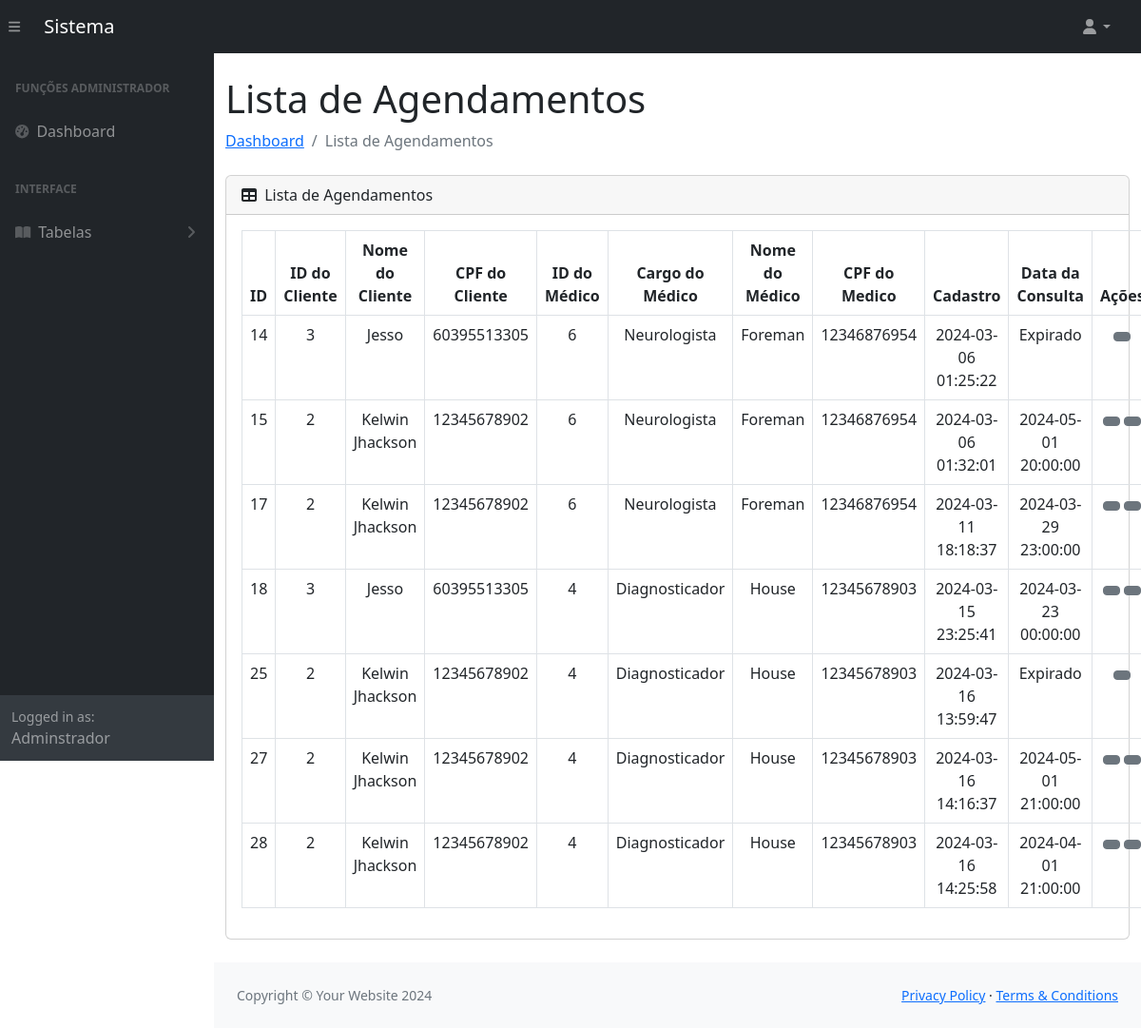
The page /sistema.php?pagina=listarAgendamentos (signed in) on the database its author committed.
### tables this page shows
CREATE TABLE `agendamentos` (
  `id` int NOT NULL,
  `idCliente` int NOT NULL,
  `nomeCliente` varchar(40) NOT NULL,
  `emailCliente` varchar(40) NOT NULL,
  `cpfCliente` varchar(15) NOT NULL,
  `idMedico` int NOT NULL,
  `cargoMedico` varchar(50) NOT NULL,
  `nomeMedico` varchar(50) NOT NULL,
  `cpfMedico` varchar(15) NOT NULL,
  `criadoEm` timestamp NOT NULL DEFAULT CURRENT_TIMESTAMP,
  `dataConsulta` timestamp NULL DEFAULT NULL,
  `isDeleted` varchar(1) DEFAULT NULL
);

### sistema.php (called while the page is built, shortened)
<?php
    include_once 'controllers/validate.php';
    function pageContent(){
        validarPagina();
    }
    include_once 'views/layout.php';
?>

### models/Manager.php (called while the page is built, shortened)
<?php
	class Manager extends Connect{
		public function select_common($table, $fields, $filters, $query_extra){
			$pdo = parent::get_instance();
			$query = "SELECT ";
			if($fields != null){
				$query .= implode(", ", $fields);
			}else{
				$query .= "*";
			}
			$query .= " FROM $table";
			$statement = $pdo->prepare($query);
			$statement->execute();
			$data = [];
			if($statement->rowCount()){
				while($result = $statement->fetch(PDO::FETCH_ASSOC)){
					$data[] = $result;
				}
			}else{
				return false;
			}
			return $data;
		}
	}
?>

### views/modulos/agendamentos/lista.php (the view, shortened to what this page needs)
<?php
$dataAtual = date("Y-m-d H:i:s");
$dataAtual = strtotime($dataAtual);
?>
<div class="container-fluid">
    <h1 class="mt-4"><?= $titleSection; ?></h1>
    <ol class="breadcrumb mb-4">
        <li class="breadcrumb-item"><a href="#">Dashboard</a></li>
        <li class="breadcrumb-item active"><?= $titleSection; ?></li>
    </ol>
    <div class="card mb-4">
        <div class="card-header">
            <i class="fas fa-table me-1"></i>
            <?= $titleSection; ?>
        </div>
        <div class="card-body">
            <table class="table table-bordered table-hover table-stripped text-center" id="datatablesSimple">
                <thead class="text-center">
                    <?php if (!($_SESSION[sha1("user_data")][0]["tipoAcesso"] == "cliente")) : ?>
                        <th>ID</th>
                        <th>ID do Cliente</th>
                        <th>Nome do Cliente</th>
                        <th>CPF do Cliente</th>
                        <?php if (!($_SESSION[sha1("user_data")][0]["tipoAcesso"] == "medico")) : ?>
                            <th>ID do Médico</th>
                        <?php endif; ?>
                    <?php endif; ?>
                    <?php if (!($_SESSION[sha1("user_data")][0]["tipoAcesso"] == "medico")) : ?>
                        <th>Cargo do Médico</th>
                        <th>Nome do Médico</th>
                        <th>CPF do Medico</th>
                    <?php endif; ?>
                    <th> Cadastro </th>
                    <th>Data da Consulta</th>
                    <th>Ações</th>
                </thead>
                <tbody>
                    <?php foreach ($lista as $l) : ?>
                        <tr>
                                <?php if ($_SESSION[sha1("user_data")][0]["tipoAcesso"] == "cliente" && $l['nomeCliente'] == $_SESSION[sha1("user_data")][0]["nome"]) : ?>
                                    <td><?= $l['cargoMedico']; ?></td>
                                    <td><?= $l['nomeMedico']; ?></td>
                                    <td><?= $l['cpfMedico']; ?></td>
                                    <td><?= $l['criadoEm']; ?></td>
                                    <td>
                                        <?php if ($dataAtual > strtotime($l['dataConsulta'])) : ?>
                                            Expirado
                                        <?php elseif ($dataAtual <= strtotime($l['dataConsulta'])) : ?>
                                            <?= $l['dataConsulta'] ?>
                                        <?php endif; ?>
                                    </td>
                                    <td>
                                <?php elseif ($_SESSION[sha1("user_data")][0]["tipoAcesso"] == "admin") : ?>
                                    <td><?= $l['id']; ?></td>
                                    <td><?= $l['idCliente']; ?></td>
                                    <td><?= $l['nomeCliente']; ?></td>
                                    <td><?= $l['cpfCliente']; ?></td>
                                    <td><?= $l['idMedico']; ?></td>
                                    <td><?= $l['cargoMedico']; ?></td>
                                    <td><?= $l['nomeMedico']; ?></td>
                                    <td><?= $l['cpfMedico']; ?></td>
                                    <td><?= $l['criadoEm']; ?></td>
                                    <td>
                                        <?php if ($dataAtual > strtotime($l['dataConsulta'])) : ?>
                                            Expirado
                                        <?php elseif ($dataAtual <= strtotime($l['dataConsulta'])) : ?>
                                            <?= $l['dataConsulta'] ?>
                                        <?php endif; ?>
                                    </td>
                                    <td>
                                <?php endif; ?>
                                <?php if (!($dataAtual > strtotime($l['dataConsulta']))) : ?>
                                    <a href="?pagina=atualizarAgendamento&id=<?= $l['id'] ?>" class="btn btn-sm btn-secondary">
                                    </a>
                                <?php endif; ?>
                                <button class="btn btn-sm btn-secondary" data-bs-toggle="modal" data-bs-target="#exampleModal-<?= $l['id']; ?>">
                                </button>
                                </td>
                        </tr>
                    <?php endforeach; ?>
                </tbody>
            </table>
        </div>
    </div>
</div>

### rows shown on the page
agendamentos: id "14", idCliente "3", nomeCliente "Jesso", cpfCliente "60395513305", idMedico "6", cargoMedico "Neurologista", nomeMedico "Foreman", cpfMedico "12346876954", criadoEm "2024-03-06 01:25:22", shows "Expirado"
agendamentos: id "15", idCliente "2", nomeCliente "Kelwin Jhackson", cpfCliente "12345678902", idMedico "6", cargoMedico "Neurologista", nomeMedico "Foreman", cpfMedico "12346876954", criadoEm "2024-03-06 01:32:01", dataConsulta "2024-05-01 20:00:00"
agendamentos: id "17", idCliente "2", nomeCliente "Kelwin Jhackson", cpfCliente "12345678902", idMedico "6", cargoMedico "Neurologista", nomeMedico "Foreman", cpfMedico "12346876954", criadoEm "2024-03-11 18:18:37", dataConsulta "2024-03-29 23:00:00"
agendamentos: id "18", idCliente "3", nomeCliente "Jesso", cpfCliente "60395513305", idMedico "4", cargoMedico "Diagnosticador", nomeMedico "House", cpfMedico "12345678903", criadoEm "2024-03-15 23:25:41", dataConsulta "2024-03-23 00:00:00"
agendamentos: id "25", idCliente "2", nomeCliente "Kelwin Jhackson", cpfCliente "12345678902", idMedico "4", cargoMedico "Diagnosticador", nomeMedico "House", cpfMedico "12345678903", criadoEm "2024-03-16 13:59:47", shows "Expirado"
agendamentos: id "27", idCliente "2", nomeCliente "Kelwin Jhackson", cpfCliente "12345678902", idMedico "4", cargoMedico "Diagnosticador", nomeMedico "House", cpfMedico "12345678903", criadoEm "2024-03-16 14:16:37", dataConsulta "2024-05-01 21:00:00"
agendamentos: id "28", idCliente "2", nomeCliente "Kelwin Jhackson", cpfCliente "12345678902", idMedico "4", cargoMedico "Diagnosticador", nomeMedico "House", cpfMedico "12345678903", criadoEm "2024-03-16 14:25:58", dataConsulta "2024-04-01 21:00:00"

### other values the page prints
$userData[0]['nome'] "Adminstrador"
$titleSection "Lista de Agendamentos"
